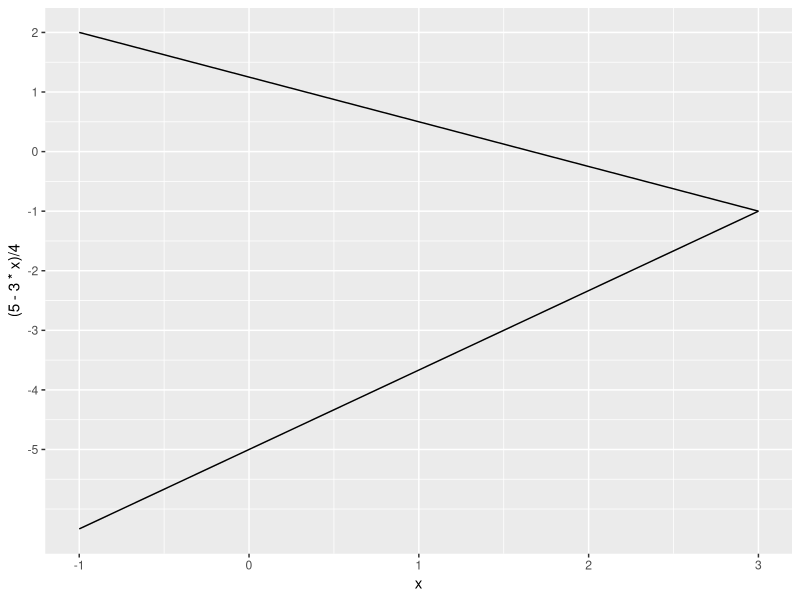
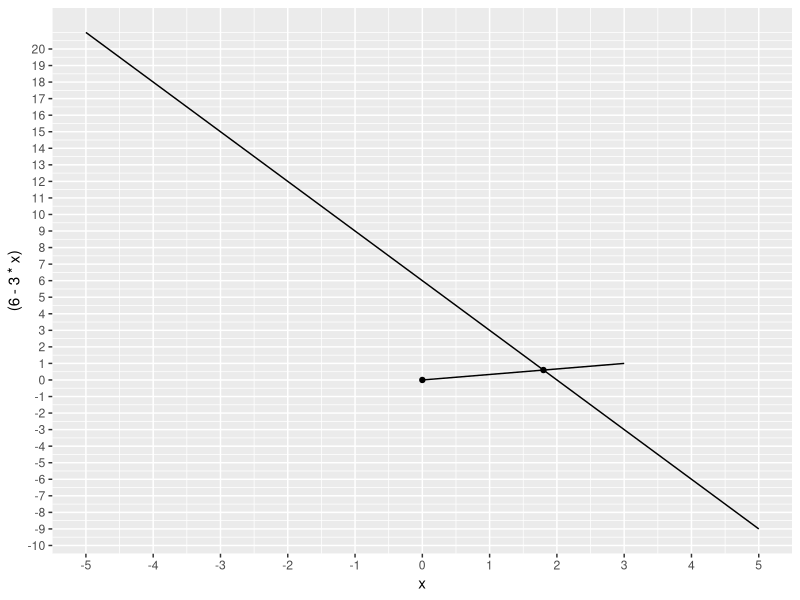
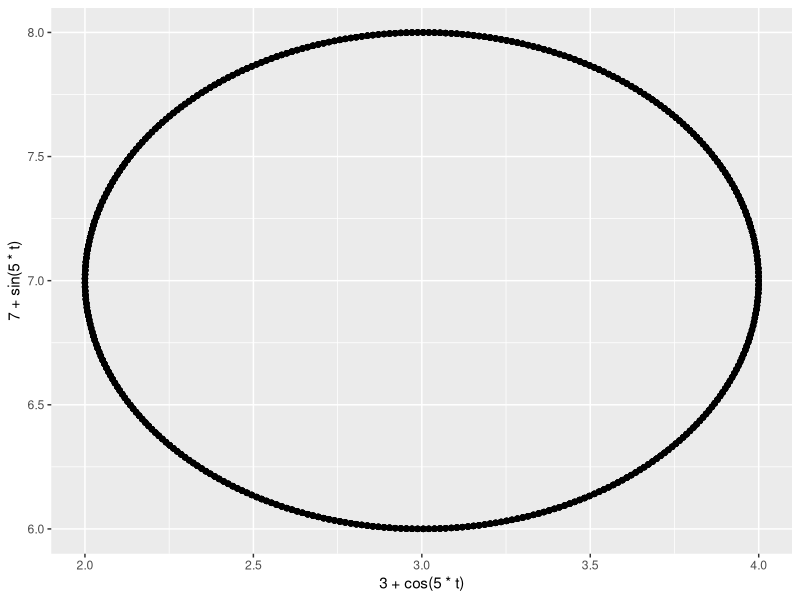
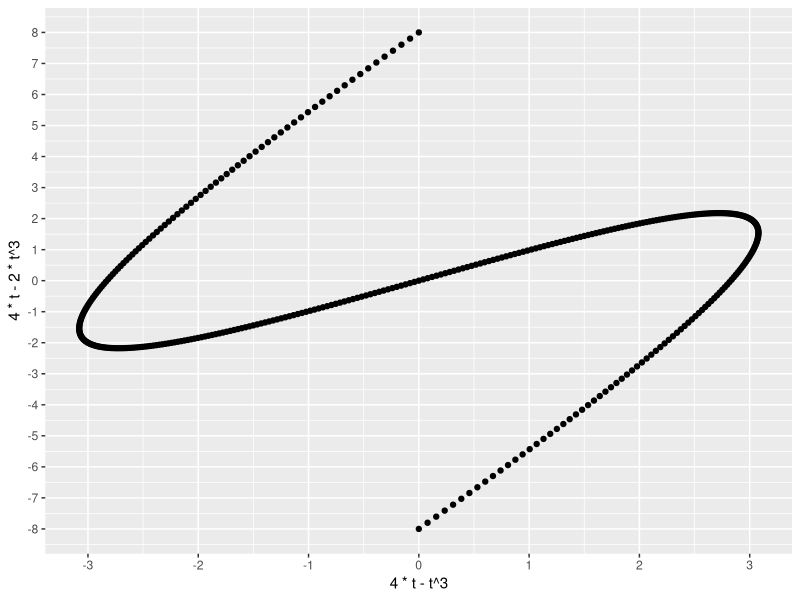
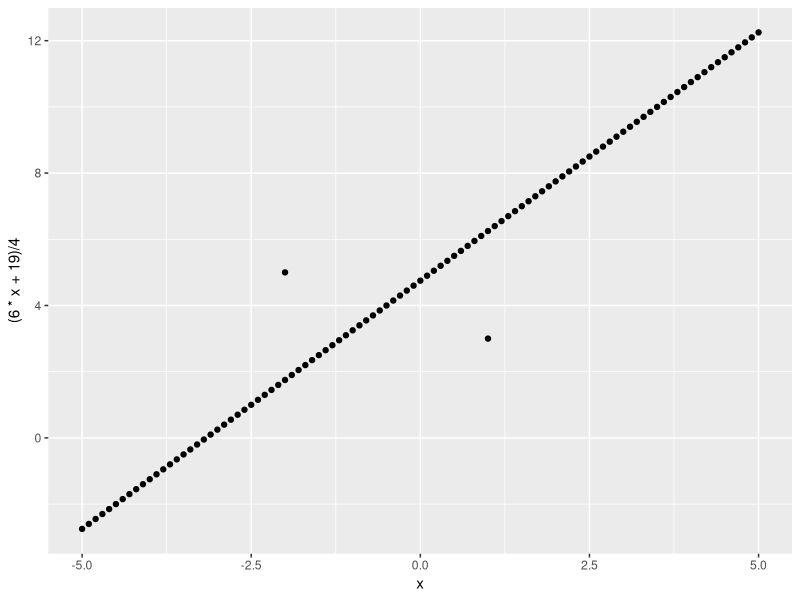
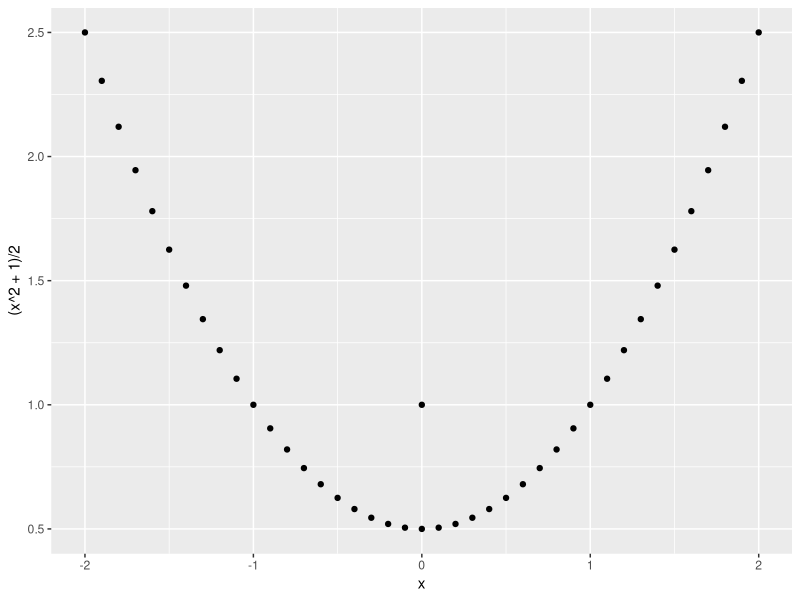
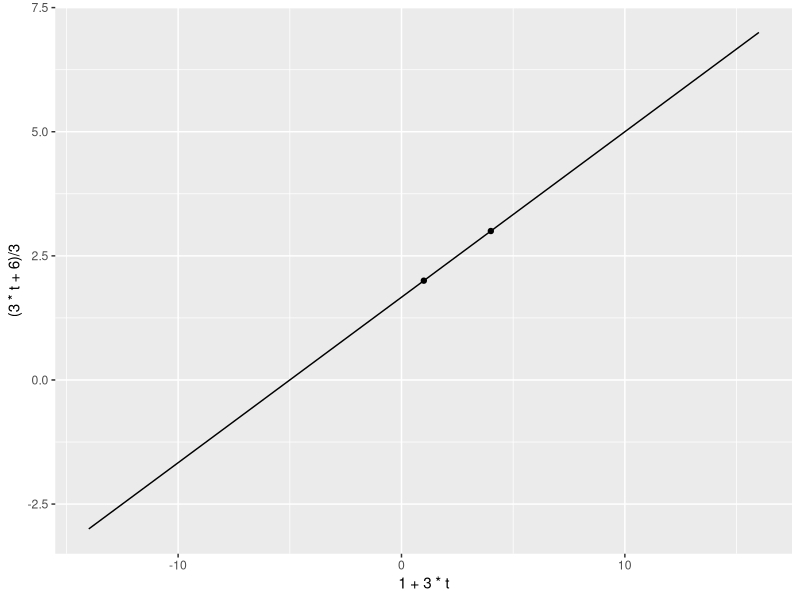
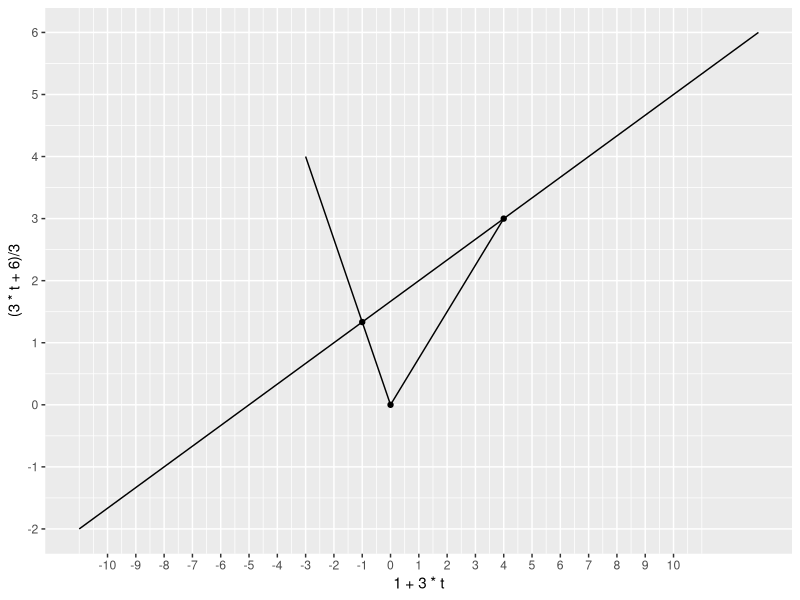

Write the R code that produced these figures, in order.
## ---- chunk 1
library(ggplot2)
## ---- chunk 2
x<-7; y<-pi; 2*x^2 - 4*x + 2*y^2 + 8*y + 1; 2*(x-1)^2 + 2*(y+2)^2 - 9
## ---- chunk 3
    data.frame(x = seq(-1,3,1)) |> ggplot() + geom_line(aes(x, y = (5-3*x)/4)) + scale_x_continuous(breaks = seq(-5,5,1)) + scale_y_continuous(breaks = seq(-5,5,1)) + geom_line(aes(x, y=(4*x-15)/3))
## ---- chunk 4
    data.frame(x = seq(-5,5,1)) |> ggplot() + geom_line(aes(x, y = (6-3*x))) + scale_x_continuous(breaks = seq(-5,5,1)) + scale_y_continuous(breaks = seq(-20,20,1)) + annotate('point', x=0,y=0) + annotate('line', x=c(0,3), y=c(0,1)) + annotate('point', x=9/5, y=3/5)
## ---- chunk 5
    data.frame(t = seq(-10,10,.01)) |> ggplot(aes(x = 3 + cos(5*t), y = 7 + sin(5*t))) + geom_point()
## ---- chunk 6
    data.frame(t = seq(-2,2,.01)) |> ggplot(aes(x = 4*t - t^3, y = 4*t - 2*t^3)) + geom_point() + scale_x_continuous(breaks = seq(-5,10,1)) + scale_y_continuous(breaks = seq(-10,10,1))
## ---- chunk 7
    acos(11/(sqrt(35)*5))*(180/pi)
## ---- chunk 8
    data.frame(x = seq(-5,5,.1)) |> ggplot(aes(x, y=(6*x+19)/4)) + geom_point() + annotate(geom='point', x=c(1,-2), y=c(3,5))
## ---- chunk 9
    90*(pi/180)
## ---- chunk 10
    data.frame(x = seq(-2,2,.1)) |> ggplot(aes(x, y=(x^2+1)/2)) + geom_point() + annotate(geom='point', x=0, y=1)
## ---- chunk 11
        acos(2/sqrt(5))*(180/pi)
## ---- chunk 12
        data.frame(t = seq(-5,5,.1)) |> ggplot(aes(x = 1 + 3*t, y = (3*t+6)/3)) + geom_line() + annotate(geom='point', x=c(1,4), y=c(2,3))
## ---- chunk 13
        data.frame(t = seq(-4,4,.1)) |> ggplot(aes(x = 1 + 3*t, y = (3*t+6)/3)) + geom_line() + annotate(geom='point', x=c(4,0), y=c(3,0)) + annotate(geom='line', x = c(0,-3), y = c(0,4)) + annotate(geom='line', x=c(0,4), y=c(0,3)) + scale_x_continuous(breaks = seq(-10,10,1)) + scale_y_continuous(breaks = seq(-2,6,1)) + annotate(geom='point', x = c(-1), y=c(4/3))
## ---- chunk 14
        data.frame(t = seq(-1,1,.1)) |> ggplot(aes(x = 1 + 3*t, y = (3*t+6)/3)) + geom_line() + annotate(geom='point', x=c(4,0), y=c(3,0)) + annotate(geom='line', x = c(0,-3), y = c(0,4)) + annotate(geom='line', x=c(0,4), y=c(0,3)) + scale_x_continuous(breaks = seq(-10,10,1)) + scale_y_continuous(breaks = seq(-6,6,1)) + annotate(geom='point', x = c(-1), y=c(4/3)) + annotate(geom='line', x=c(0,1/sqrt(2)), y=c(0,7/sqrt(2))) + annotate(geom='point', x=(1/sqrt(2))/2.84, y=(7/sqrt(2))/2.84) + annotate(geom='label', x = 1, y = 2, label = 'A') + annotate(geom='label', x=4, y=3, label='B') + annotate(geom = 'label', x=-1, y=4/3, label = 'P\n90º') + geom_line(aes(x=t, y=7*t)) + annotate(geom='point', x=1/4, y=7/4) + annotate(geom='label', x=1/4, y=7/4, label='Q \n45º')
## ---- chunk 15
        data.frame(x = seq(-2,10,.1)) |> ggplot(aes(x)) + geom_line(aes(y=2*x-2)) + annotate(geom='point', x=c(1,3), y=c(0,4)) + scale_x_continuous(breaks = seq(1,7,1)) + scale_y_continuous(breaks = seq(0,4,1)) + geom_line(aes(y= -2*x + 6))
